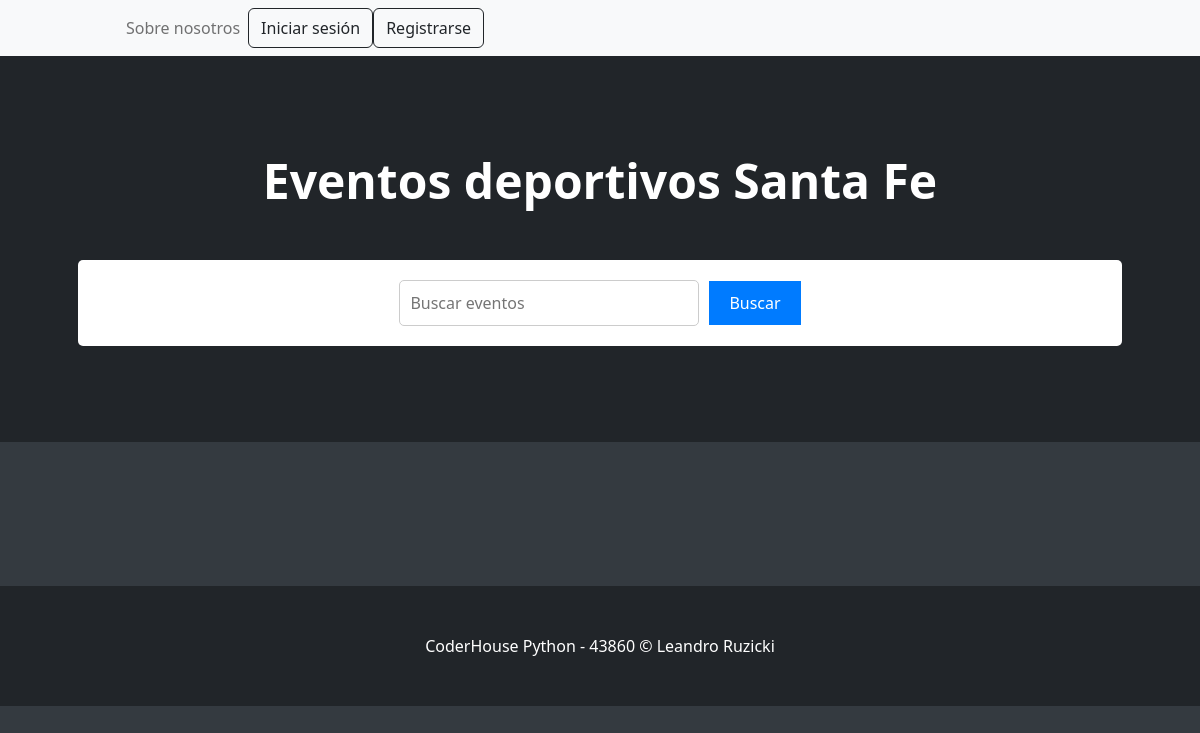
Before: /evento/lista_eventos/ with the older database file.
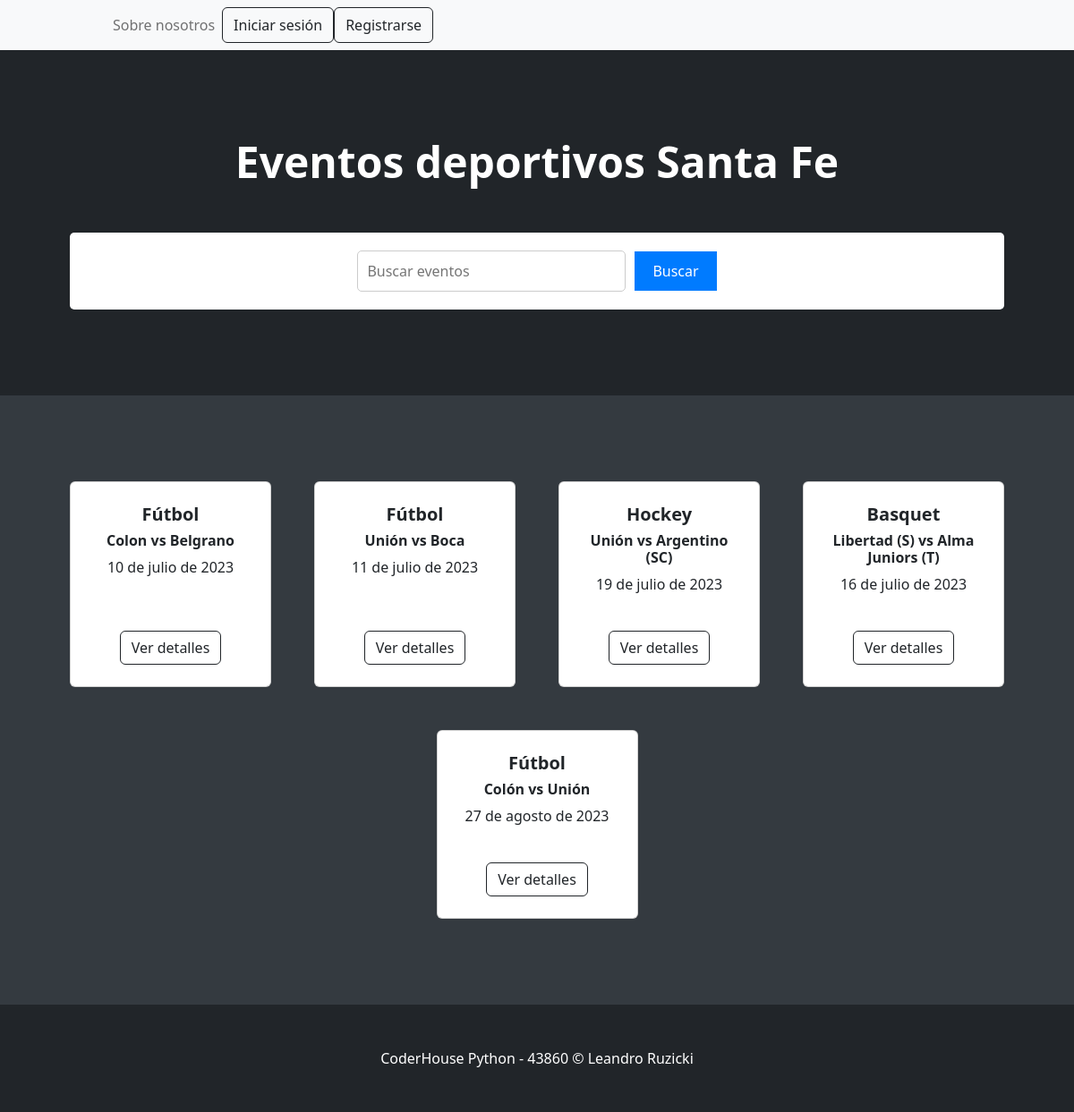
After: the same page with the newer database file.
### apps/evento/models.py (models this page shows, shortened)
class Evento(models.Model):
    titulo = models.CharField(max_length=100)
    descripcion = models.TextField()
    fecha = models.DateField()
    categoria = models.TextField()

### apps/evento/views.py (the view)
# urls.py: path('lista_eventos/', views.lista_eventos, name='lista_eventos'),
def lista_eventos(request):
    eventos = Evento.objects.all()
    context = {
        'eventos': eventos
    }
    return render(request, 'Home/base.html', context)

### apps/Home/templates/Home/base.html
{% extends 'Home/padre.html' %}
{% load static %}
{% block contenidoQueCambia %}
<section class="py-5">
    <div class="container px-4 px-lg-5 mt-5">
        <div class="row gx-4 gx-lg-5 row-cols-2 row-cols-md-3 row-cols-xl-4 justify-content-center">
            {% for evento in eventos %}
            <div class="col mb-5">
                <div class="card h-100">
                    <div class="card-body p-4">
                        <div class="text-center">
                            <h5 class="fw-bolder">{{ evento.categoria }}</h5>
                            <h6 class="fw-bolder">{{ evento.titulo }}</h5>
                            <p>{{ evento.fecha }}</p>
                        </div>
                    </div>
                    <div class="card-footer p-4 pt-0 border-top-0 bg-transparent">
                        <div class="text-center"><a class="btn btn-outline-dark mt-auto" href="#">Ver detalles</a></div>
                    </div>
                </div>
            </div>
            {% endfor %}
        </div>
    </div>
</section>
{% endblock %}

### apps/Home/templates/Home/padre.html (shortened to what this page needs)
{% load static %}
<!DOCTYPE html>
<html lang="es">
    <head>
        <link href="https://cdn.jsdelivr.net/npm/bootstrap-icons@1.5.0/font/bootstrap-icons.css" rel="stylesheet" />
        <link href="{% static 'Home/css/styles.css' %}" rel="stylesheet" />
    </head>
    <body>
        {% include 'Home/navbar.html'%}
        {% include 'Home/header.html'%}
        {% block contenidoQueCambia %}{% endblock  %}
        {% include 'Home/footer.html' %}
    </body>
</html>

### apps/Home/templates/Home/navbar.html (shortened to what this page needs)
{% load static %}
<nav class="navbar navbar-expand-lg navbar-light bg-light">
    <div class="container px-4 px-lg-5">
        <div class="collapse navbar-collapse" id="navbarSupportedContent">
            <ul class="navbar-nav me-auto mb-2 mb-lg-0 ms-lg-4">
                {% if user.is_authenticated %}
                <li class="nav-item"><a class="btn btn-bg-info" href="#!">Bienvenido: {{ user.username }}</a></li>
                <form class="d-flex" action="{% url 'evento:crear_evento' %}" method="post">
                    {% csrf_token %}
                    <button class="btn btn-outline-dark" type="submit">
                        Registrar evento
                        <span class="badge bg-dark text-white ms-1 rounded-pill"></span>
                    </button>
                </form>
                <li class="nav-item"><a class="btn btn-bg-info" href="{% url 'usuario:logout' %}">Cerrar sesión</a></li>
                {% else %}
                <li class="nav-item"><a class="nav-link" href="#!">Sobre nosotros</a></li>
                <form class="d-flex" action="{% url 'usuario:login' %}" method="post">
                    <button class="btn btn-outline-dark" type="submit">
                        Iniciar sesión
                    </button>
                </form>
                <form class="d-flex" action="{% url 'usuario:crear_usuario' %}" method="post">
                    <button class="btn btn-outline-dark" type="submit">
                        Registrarse
                    </button>
                </form>
                {% endif %}
            </ul>
        </div>
    </div>
</nav>

### apps/Home/templates/Home/header.html (shortened to what this page needs)
{% load static %}
<header class="bg-dark py-5">
    <div class="container px-4 px-lg-5 my-5">
        <div class="text-center text-white">
            <h1 class="display-5 fw-bolder">
                {% block contenido %}
                Eventos deportivos Santa Fe
                {% endblock %}
            </h1>
            <div class="form-container">
                <form id="buscar-form" action="{% url 'evento:buscar_eventos' %}" method="GET">
                    <input type="text" name="q" placeholder="Buscar eventos" value="{% if query %}{{ query }}{% endif %}">
                    <button type="submit">Buscar</button>
                </form>
            </div>
        </div>
    </div>
</header>

### apps/Home/templates/Home/footer.html
<footer class="py-5 bg-dark">
    <div class="container"><p class="m-0 text-center text-white">CoderHouse Python - 43860 &copy; Leandro Ruzicki</p></div>
</footer>

### apps/Home/templates/Home/header.html (style rules this page uses)
body { background-color: #343a40; }
.form-container { display: flex; flex-direction: column; align-items: center; justify-content: center; margin: 20px auto; padding: 20px; background-color: #fff; border-radius: 5px; margin-top: 50px; }
.form-container form { display: flex; align-items: center; }
.form-container input[type="text"] { padding: 10px; width: 300px; border: 1px solid #ccc; border-radius: 5px; margin-right: 10px; }
.form-container button { padding: 10px 20px; background-color: #007bff; color: #fff; border: none; cursor: pointer; }

Changed rows visible on the page:
added Evento: categoria "Fútbol", titulo "Colon vs Belgrano", fecha "10 de julio de 2023"
added Evento: categoria "Fútbol", titulo "Unión vs Boca", fecha "11 de julio de 2023"
added Evento: categoria "Hockey", titulo "Unión vs Argentino (SC)", fecha "19 de julio de 2023"
added Evento: categoria "Basquet", titulo "Libertad (S) vs Alma Juniors (T)", fecha "16 de julio de 2023"
added Evento: categoria "Fútbol", titulo "Colón vs Unión", fecha "27 de agosto de 2023"
